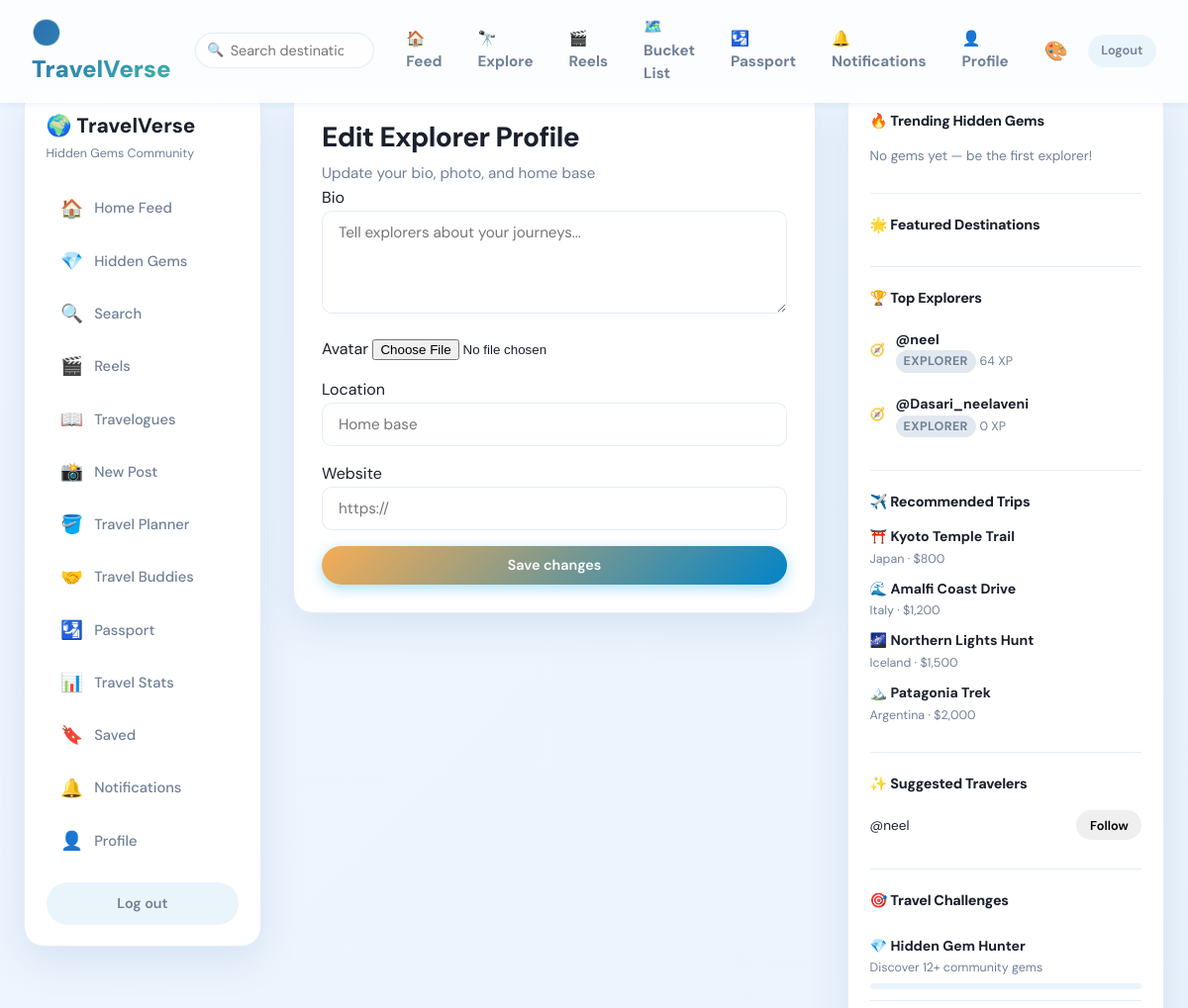
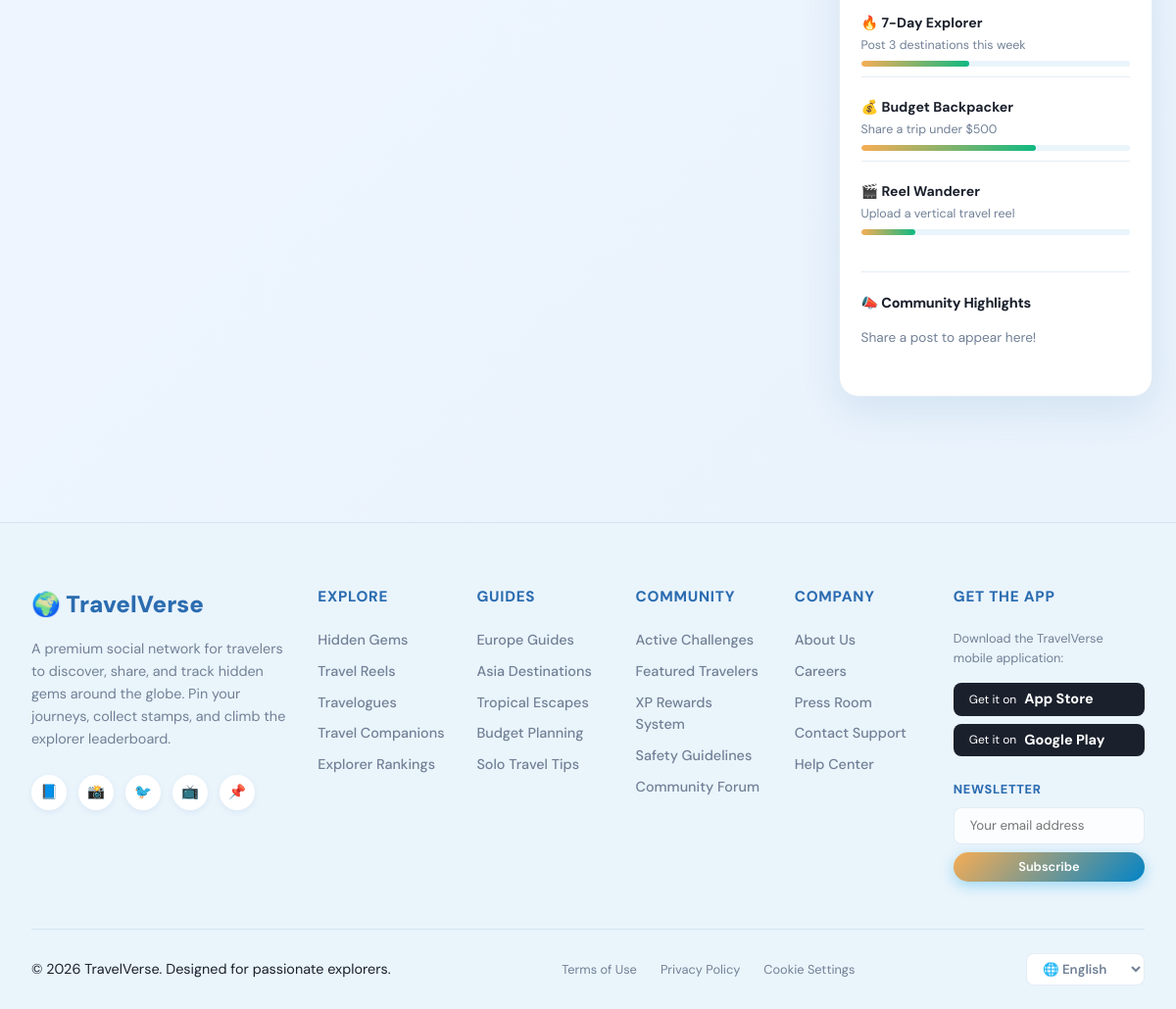
The app's page /profile/edit/ (signed in) with its own data (2 pictures, top to bottom).
### social/models.py (models this page shows, shortened)
class Profile(models.Model):
    user = models.OneToOneField(User, on_delete=models.CASCADE, related_name='profile')
    avatar = models.ImageField(upload_to='avatars/', blank=True, null=True)
    avatar_url = models.URLField(blank=True)
    bio = models.TextField(blank=True, max_length=300)
    location = models.CharField(max_length=150, blank=True)
    website = models.URLField(blank=True)
    explorer_score = models.PositiveIntegerField(default=0)
    countries_visited = models.TextField(blank=True, default='[]')
    created_at = models.DateTimeField(auto_now_add=True)
    updated_at = models.DateTimeField(auto_now=True)
    @property
    def badge(self):
        return explorer_badge(self.explorer_score)
    @property
    def badge_full_name(self):
        return badge_tier_for_score(self.explorer_score)[2]
    @property
    def badge_icon(self):
        return badge_tier_for_score(self.explorer_score)[3]
    @property
    def badge_slug(self):
        return badge_tier_for_score(self.explorer_score)[1]

### social/views.py (the view)
# urls.py: path('profile/edit/', views.profile_edit, name='profile_edit'),
@login_required
def profile_edit(request):
    profile = request.user.profile
    if request.method == 'POST':
        form = ProfileEditForm(request.POST, request.FILES, instance=profile)
        if form.is_valid():
            form.save()
            messages.success(request, 'Profile updated successfully.')
            return redirect('profile', username=request.user.username)
    else:
        form = ProfileEditForm(instance=profile)
    return render(request, 'profile_edit.html', {'form': form, **_sidebar_context(request)})

### templates/profile_edit.html (shortened to what this page needs)
{% extends 'app_base.html' %}
{% block main %}
<div class="page-card">
  <h1>Edit Explorer Profile</h1>
  <p class="subtitle">Update your bio, photo, and home base</p>
  <form method="post" enctype="multipart/form-data" class="form-grid">
    {% for field in form %}
    <div class="form-full">
      <label>{{ field.label }}</label>
      {{ field }}
    </div>
    {% endfor %}
    <button type="submit" class="btn btn-primary">Save changes</button>
  </form>
</div>
{% endblock %}

### templates/app_base.html
{% extends 'base.html' %}
{% block content %}
<div class="app-shell-new">
  {% include 'partials/sidebar_left.html' %}
  <main class="main-content">
    {% block main %}{% endblock %}
  </main>
  {% include 'partials/sidebar_right.html' %}
</div>
{% endblock %}

### templates/base.html (shortened to what this page needs)
{% load static %}
<!DOCTYPE html>
<html lang="en" data-theme="ocean">
<head>
    <link rel="stylesheet" href="{% static 'css/style.css' %}">
    <link rel="stylesheet" href="{% static 'css/custom.css' %}">
</head>
<body class="{% block body_class %}{% endblock %}">
    {% block layout %}
    <nav class="top-navbar">
        <a href="{% url 'landing' %}" class="nav-brand">🌍 TravelVerse</a>
        <form action="{% url 'search' %}" method="get" class="nav-search">
            <input type="search" name="q" placeholder="Search destinations, users..." value="{{ request.GET.q }}">
        </form>
        <div class="nav-links" id="nav-links">
            <a href="{% url 'feed' %}" class="nav-link-item {% if request.resolver_match.url_name == 'feed' %}active{% endif %}">🏠 Feed</a>
            <a href="{% url 'explore' %}" class="nav-link-item {% if request.resolver_match.url_name == 'explore' %}active{% endif %}">🔭 Explore</a>
            <a href="{% url 'reels' %}" class="nav-link-item {% if request.resolver_match.url_name == 'reels' %}active{% endif %}">🎬 Reels</a>
            <a href="{% url 'bucket_list' %}" class="nav-link-item {% if request.resolver_match.url_name == 'bucket_list' %}active{% endif %}">🗺️ Bucket List</a>
            <a href="{% url 'passport' %}" class="nav-link-item {% if request.resolver_match.url_name == 'passport' %}active{% endif %}">🛂 Passport</a>
            {% if user.is_authenticated %}
                <a href="{% url 'notifications' %}" class="nav-link-item {% if request.resolver_match.url_name == 'notifications' %}active{% endif %}">
                    🔔 Notifications
                </a>
                <a href="{% url 'profile' user.username %}" class="nav-link-item {% if request.resolver_match.url_name == 'profile' %}active{% endif %}">👤 Profile</a>
            {% endif %}
            <div class="nav-actions">
                <div class="theme-dropdown">
                    <button class="theme-toggle-btn" id="theme-toggle-btn" title="Change Theme">🎨</button>
                </div>
                {% if user.is_authenticated %}
                    <a href="{% url 'logout' %}" class="btn btn-ghost btn-sm">Logout</a>
                {% else %}
                    <a href="{% url 'login' %}" class="btn btn-outline btn-sm">Login</a>
                    <a href="{% url 'register' %}" class="btn btn-primary btn-sm">Sign Up</a>
                {% endif %}
            </div>
        </div>
    </nav>
    <div style="min-height: calc(100vh - 350px);">
        {% block content %}{% endblock %}
    </div>
    {% block footer %}
      {% include 'partials/footer.html' %}
    {% endblock %}
    {% endblock %}
</body>
</html>

### templates/partials/sidebar_left.html (shortened to what this page needs)
<aside class="sidebar sidebar-left">
    <a href="{% url 'landing' %}" class="logo brand">🌍 TravelVerse</a>
    <p class="tagline">Hidden Gems Community</p>
    <nav class="side-nav">
        <a href="{% url 'feed' %}" class="nav-item {% if request.resolver_match.url_name == 'feed' %}active{% endif %}">
            <span class="nav-icon">🏠</span> Home Feed
        </a>
        <a href="{% url 'explore' %}" class="nav-item {% if request.resolver_match.url_name == 'explore' %}active{% endif %}">
            <span class="nav-icon">💎</span> Hidden Gems
        </a>
        <a href="{% url 'search' %}" class="nav-item {% if request.resolver_match.url_name == 'search' %}active{% endif %}">
            <span class="nav-icon">🔍</span> Search
        </a>
        <a href="{% url 'reels' %}" class="nav-item {% if request.resolver_match.url_name == 'reels' %}active{% endif %}">
            <span class="nav-icon">🎬</span> Reels
        </a>
        <a href="{% url 'blog_list' %}" class="nav-item {% if request.resolver_match.url_name == 'blog_list' %}active{% endif %}">
            <span class="nav-icon">📖</span> Travelogues
        </a>
        <a href="{% url 'create_post' %}" class="nav-item">
            <span class="nav-icon">📸</span> New Post
        </a>
        <a href="{% url 'bucket_list' %}" class="nav-item {% if request.resolver_match.url_name == 'bucket_list' %}active{% endif %}">
            <span class="nav-icon">🪣</span> Travel Planner
        </a>
        <a href="{% url 'companions' %}" class="nav-item {% if request.resolver_match.url_name == 'companions' %}active{% endif %}">
            <span class="nav-icon">🤝</span> Travel Buddies
        </a>
        <a href="{% url 'passport' %}" class="nav-item {% if request.resolver_match.url_name == 'passport' %}active{% endif %}">
            <span class="nav-icon">🛂</span> Passport
        </a>
        <a href="{% url 'stats' %}" class="nav-item {% if request.resolver_match.url_name == 'stats' %}active{% endif %}">
            <span class="nav-icon">📊</span> Travel Stats
        </a>
        <a href="{% url 'saved' %}" class="nav-item {% if request.resolver_match.url_name == 'saved' %}active{% endif %}">
            <span class="nav-icon">🔖</span> Saved
        </a>
        <a href="{% url 'notifications' %}" class="nav-item {% if request.resolver_match.url_name == 'notifications' %}active{% endif %}">
            <span class="nav-icon">🔔</span> Notifications
        </a>
        {% if user.is_authenticated %}
        <a href="{% url 'profile' user.username %}" class="nav-item">
            <span class="nav-icon">👤</span> Profile
        </a>
        {% endif %}
    </nav>
    {% if user.is_authenticated %}
    <a href="{% url 'logout' %}" class="btn btn-ghost btn-block">Log out</a>
    {% else %}
    <a href="{% url 'login' %}" class="btn btn-primary btn-block">Log in</a>
    {% endif %}
</aside>

### templates/partials/sidebar_right.html (shortened to what this page needs)
<aside class="sidebar sidebar-right">
  <div class="widget">
    <h3>🔥 Trending Hidden Gems</h3>
    <ul class="widget-list">
      {% for post in trending %}
      <li>
        <a href="{% url 'post_detail' post.pk %}">
          <strong>{{ post.location }}</strong>
          <span>Score {{ post.hidden_gem_score }} · {{ post.gem_votes }} votes</span>
        </a>
      </li>
      {% empty %}
      <li class="muted">No gems yet — be the first explorer!</li>
      {% endfor %}
    </ul>
  </div>
  <div class="widget">
    <h3>🌟 Featured Destinations</h3>
  </div>
  <div class="widget">
    <h3>🏆 Top Explorers</h3>
    <ul class="widget-list explorers">
      {% for profile in top_explorers %}
      <li>
        <a href="{% url 'profile' profile.user.username %}">
          <span class="avatar-sm">{% if profile.avatar %}<img src="{{ profile.avatar.url }}" alt="">{% else %}{{ profile.badge_icon }}{% endif %}</span>
          <div>
            <strong>@{{ profile.user.username }}</strong>
            <span class="badge-pill badge-{{ profile.badge_slug|default:profile.badge|lower }}">{{ profile.badge_full_name|default:profile.badge }}</span>
            <small>{{ profile.explorer_score }} XP</small>
          </div>
        </a>
      </li>
      {% empty %}
      <li class="muted">Explore to climb the ranks!</li>
      {% endfor %}
    </ul>
  </div>
  <div class="widget">
    <h3>✈️ Recommended Trips</h3>
    <ul class="widget-list">
      {% for trip in recommended_trips %}
      <li>
        <strong>{{ trip.icon }} {{ trip.title }}</strong>
        <span>{{ trip.location }} · {{ trip.budget }}</span>
      </li>
      {% endfor %}
    </ul>
  </div>
  <div class="widget">
    <h3>✨ Suggested Travelers</h3>
    <ul class="widget-list">
      {% for u in suggested_users %}
      <li class="suggest-row">
        <a href="{% url 'profile' u.username %}">@{{ u.username }}</a>
        <button type="button" class="btn btn-sm btn-follow" data-follow="{{ u.username }}">Follow</button>
      </li>
      {% endfor %}
    </ul>
  </div>
  <div class="widget">
    <h3>🎯 Travel Challenges</h3>
    <ul class="widget-list">
      {% for ch in travel_challenges %}
      <li class="challenge-item">
        <strong>{{ ch.icon }} {{ ch.title }}</strong>
        <small>{{ ch.desc }}</small>
        <div class="challenge-bar"><div class="challenge-bar-fill" style="width:{{ ch.progress }}%"></div></div>
      </li>
      {% endfor %}
    </ul>
  </div>
  <div class="widget">
    <h3>📣 Community Highlights</h3>
    <ul class="widget-list">
      {% for post in community_highlights %}
      <li>
        <a href="{% url 'post_detail' post.pk %}">
          <strong>@{{ post.author.username }}</strong>
          <span>{{ post.location|truncatewords:4 }}</span>
        </a>
      </li>
      {% empty %}
      <li class="muted">Share a post to appear here!</li>
      {% endfor %}
    </ul>
  </div>
</aside>

### templates/partials/footer.html (shortened to what this page needs)
<footer class="premium-footer">
  <div class="footer-top">
    <div class="footer-column footer-brand-info">
      <a href="{% url 'landing' %}" style="font-size: 1.5rem; font-weight: 900; color: var(--primary-ocean); text-decoration: none;">🌍 TravelVerse</a>
      <p>A premium social network for travelers to discover, share, and track hidden gems around the globe. Pin your journeys, collect stamps, and climb the explorer leaderboard.</p>
      <div class="footer-social-icons">
        <a href="#" aria-label="Facebook">📘</a>
        <a href="#" aria-label="Instagram">📸</a>
        <a href="#" aria-label="Twitter">🐦</a>
        <a href="#" aria-label="YouTube">📺</a>
        <a href="#" aria-label="Pinterest">📌</a>
      </div>
    </div>
    <div class="footer-column">
      <h4>Explore</h4>
      <ul>
        <li><a href="{% url 'explore' %}">Hidden Gems</a></li>
        <li><a href="{% url 'reels' %}">Travel Reels</a></li>
        <li><a href="{% url 'blog_list' %}">Travelogues</a></li>
        <li><a href="{% url 'companions' %}">Travel Companions</a></li>
        <li><a href="{% url 'stats' %}">Explorer Rankings</a></li>
      </ul>
    </div>
    <div class="footer-column">
      <h4>Guides</h4>
      <ul>
        <li><a href="#">Europe Guides</a></li>
        <li><a href="#">Asia Destinations</a></li>
        <li><a href="#">Tropical Escapes</a></li>
        <li><a href="#">Budget Planning</a></li>
        <li><a href="#">Solo Travel Tips</a></li>
      </ul>
    </div>
    <div class="footer-column">
      <h4>Community</h4>
      <ul>
        <li><a href="#">Active Challenges</a></li>
        <li><a href="#">Featured Travelers</a></li>
        <li><a href="#">XP Rewards System</a></li>
        <li><a href="#">Safety Guidelines</a></li>
        <li><a href="#">Community Forum</a></li>
      </ul>
    </div>
    <div class="footer-column">
      <h4>Company</h4>
      <ul>
        <li><a href="#">About Us</a></li>
        <li><a href="#">Careers</a></li>
        <li><a href="#">Press Room</a></li>
        <li><a href="#">Contact Support</a></li>
        <li><a href="#">Help Center</a></li>
      </ul>
    </div>
    <div class="footer-column">
      <h4>Get the App</h4>
      <p style="font-size: 0.8rem; margin-bottom: 0.5rem; color: var(--text-secondary);">Download the TravelVerse mobile application:</p>
      <div class="app-download-buttons">
        <a href="#" class="app-download-btn">
          <span>Get it on</span>
          <strong>App Store</strong>
        </a>
        <a href="#" class="app-download-btn">
          <span>Get it on</span>
          <strong>Google Play</strong>
        </a>
      </div>
      <div style="margin-top: 1.5rem;">
        <h4 style="font-size: 0.8rem !important; margin-bottom: 0.5rem;">Newsletter</h4>
        <form class="newsletter-form" onsubmit="event.preventDefault(); alert('Subscribed to Newsletter!');">
          <input type="email" placeholder="Your email address" required aria-label="Email address">
          <button type="submit" class="btn btn-primary btn-sm">Subscribe</button>
        </form>
      </div>
    </div>
  </div>
  <div class="footer-bottom">
    <p>&copy; {% now "Y" %} TravelVerse. Designed for passionate explorers.</p>
    <div class="footer-bottom-links">
      <a href="#">Terms of Use</a>
      <a href="#">Privacy Policy</a>
      <a href="#">Cookie Settings</a>
    </div>
    <div class="footer-language-selector">
      <select id="lang-select">
        <option value="en" selected>🌐 English</option>
      </select>
    </div>
  </div>
</footer>

### records on screen
Profile: badge_icon "🧭", user.username "Dasari_neelaveni", badge_full_name "EXPLORER", explorer_score "0"
Profile: badge_icon "🧭", user.username "neel", badge_full_name "EXPLORER", explorer_score "64"

### other values on screen
{{ field.label }} "Bio" "Avatar" "Location" "Website"
{{ trip.icon }} "⛩️" "🌊" "🌌" "🏔️"
{{ trip.title }} "Kyoto Temple Trail" "Amalfi Coast Drive" "Northern Lights Hunt" "Patagonia Trek"
{{ trip.location }} "Japan" "Italy" "Iceland" "Argentina"
{{ trip.budget }} "$800" "$1,200" "$1,500" "$2,000"
{{ u.username }} "neel"
{{ ch.icon }} "💎" "🔥" "💰" "🎬"
{{ ch.title }} "Hidden Gem Hunter" "7-Day Explorer" "Budget Backpacker" "Reel Wanderer"
{{ ch.desc }} "Discover 12+ community gems" "Post 3 destinations this week" "Share a trip under $500" "Upload a vertical travel reel"
